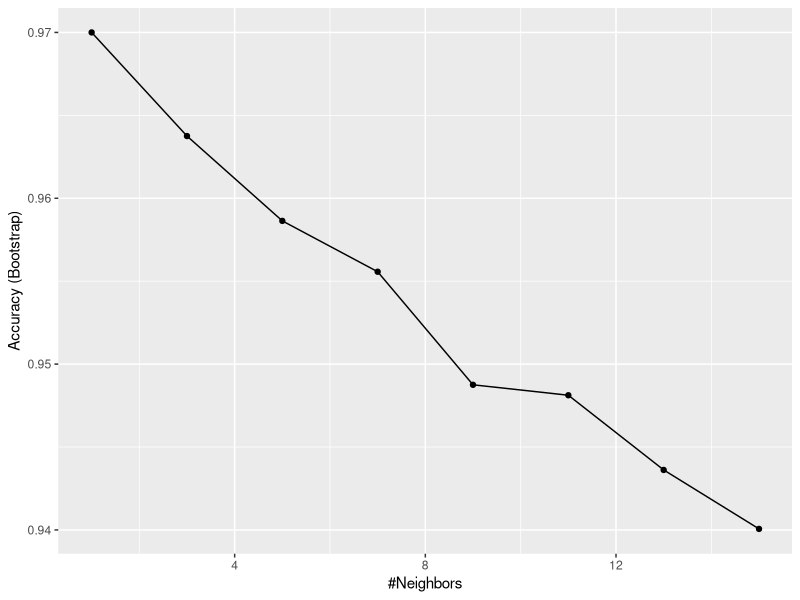
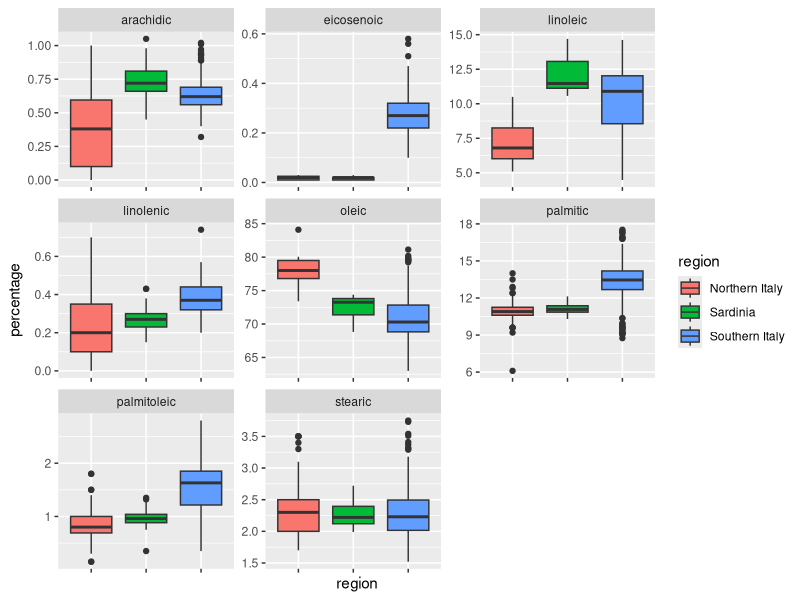
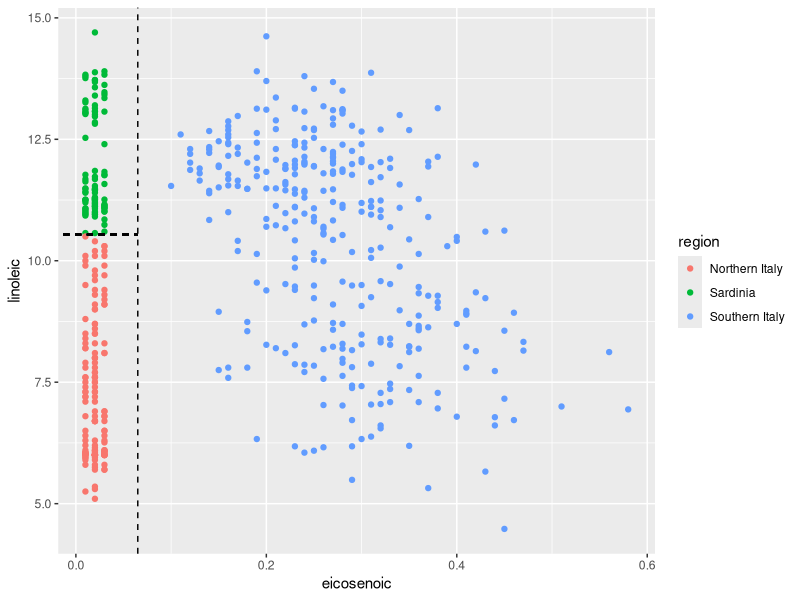
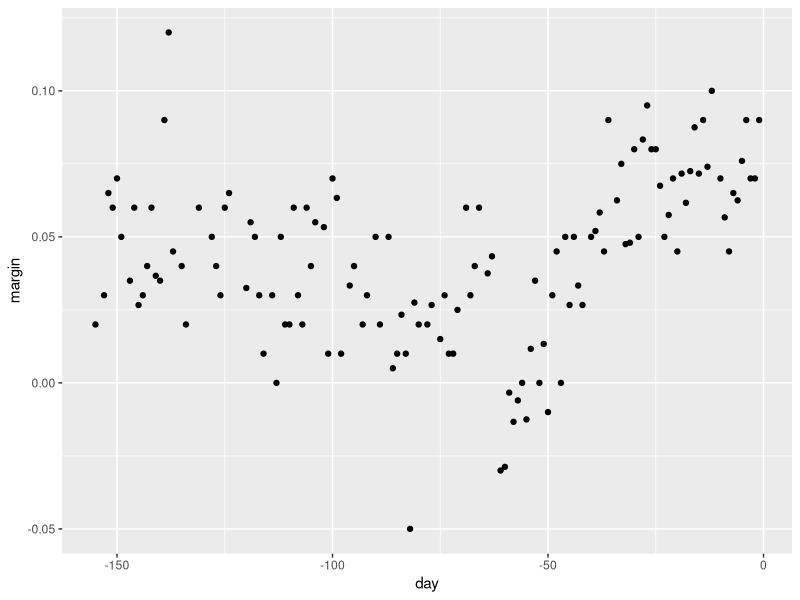
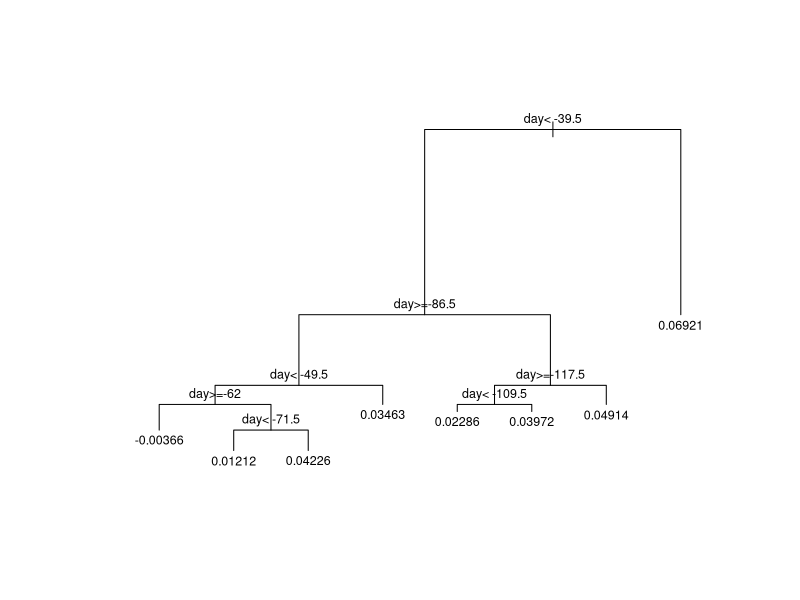
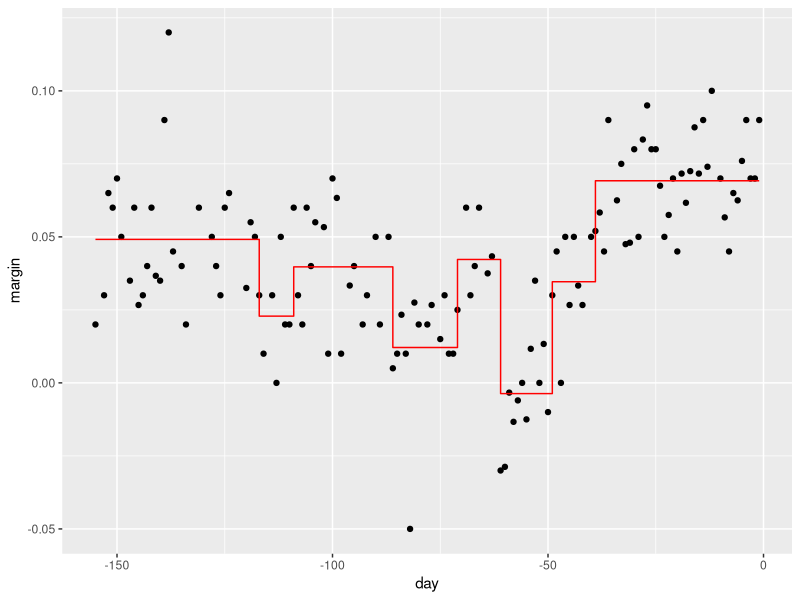
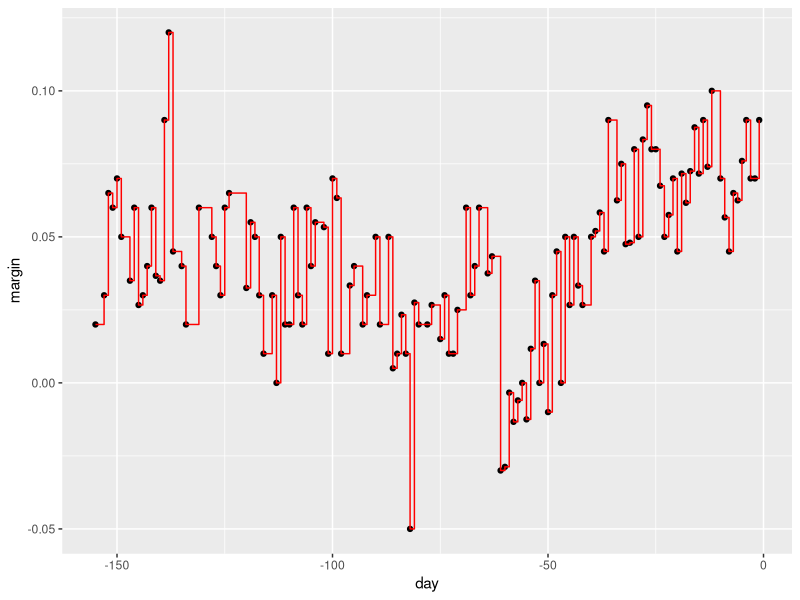
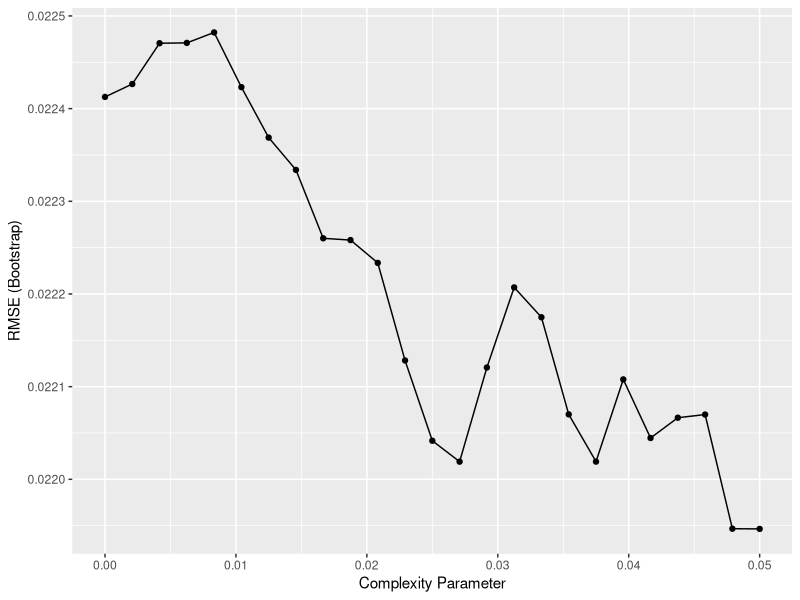

The R source for these figures, in order:
# Load data
library(tidyverse)
library(dslabs)
data("olive")
olive %>% as_tibble()
table(olive$region)
olive <- select(olive, -area)

# Predict region using KNN
library(caret)
fit <- train(region ~ .,  method = "knn", 
             tuneGrid = data.frame(k = seq(1, 15, 2)), 
             data = olive)
ggplot(fit)

# Plot distribution of each predictor stratified by region
olive %>% gather(fatty_acid, percentage, -region) %>%
  ggplot(aes(region, percentage, fill = region)) +
  geom_boxplot() +
  facet_wrap(~fatty_acid, scales = "free") +
  theme(axis.text.x = element_blank())

# plot values for eicosenoic and linoleic
p <- olive %>% 
  ggplot(aes(eicosenoic, linoleic, color = region)) + 
  geom_point()
p + geom_vline(xintercept = 0.065, lty = 2) + 
  geom_segment(x = -0.2, y = 10.54, xend = 0.065, yend = 10.54, color = "black", lty = 2)

# load data for regression tree
data("polls_2008")
qplot(day, margin, data = polls_2008)

library(rpart)
fit <- rpart(margin ~ ., data = polls_2008)

# visualize the splits 
plot(fit, margin = 0.1)
text(fit, cex = 0.75)
polls_2008 %>% 
  mutate(y_hat = predict(fit)) %>% 
  ggplot() +
  geom_point(aes(day, margin)) +
  geom_step(aes(day, y_hat), col="red")

# change parameters
fit <- rpart(margin ~ ., data = polls_2008, control = rpart.control(cp = 0, minsplit = 2))
polls_2008 %>% 
  mutate(y_hat = predict(fit)) %>% 
  ggplot() +
  geom_point(aes(day, margin)) +
  geom_step(aes(day, y_hat), col="red")

# use cross validation to choose cp
library(caret)
train_rpart <- train(margin ~ ., method = "rpart", tuneGrid = data.frame(cp = seq(0, 0.05, len = 25)), data = polls_2008)
ggplot(train_rpart)

# access the final model and plot it
plot(train_rpart$finalModel, margin = 0.1)
text(train_rpart$finalModel, cex = 0.75)
polls_2008 %>% 
  mutate(y_hat = predict(train_rpart)) %>% 
  ggplot() +
  geom_point(aes(day, margin)) +
  geom_step(aes(day, y_hat), col="red")

# prune the tree 
pruned_fit <- prune(fit, cp = 0.01)
